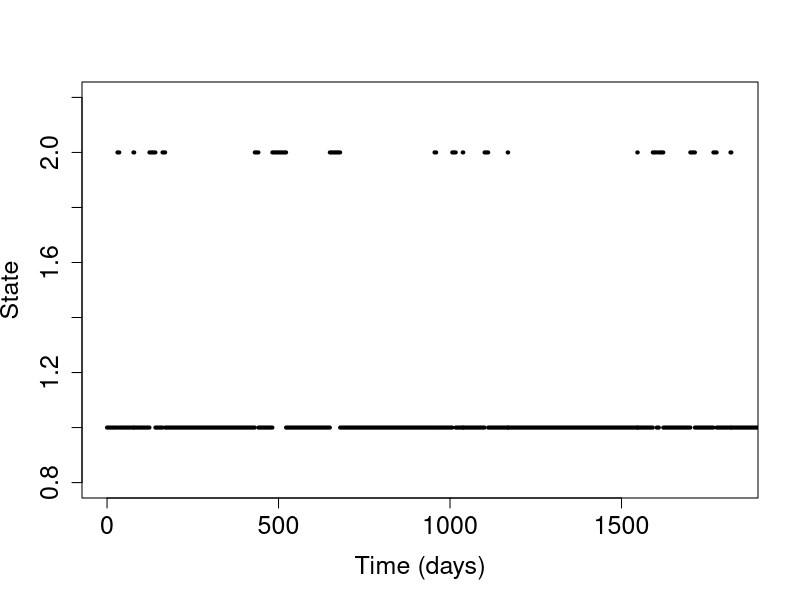

Write the R code that produced this figure.
#################
### Problem 1 ###
#################

### Problem 1c)

# Time period
days = 365; # Ignoring leap years
years = 5;

# Rates
lambda = 1/100;
mu = 1/7;
rates = c(lambda, mu);

# State (1: Susceptible, 2: Infected)
xVals = c(1); # 0: Start as susceptible
tTimes = c(0);

for (i in 1:(days*years)) {
    currState = xVals[i];
    sjTime = rexp(1, rate = rates[currState]);
    nextState = currState %% 2 + 1; # Switch state

    xVals = c(xVals, nextState);
    tTimes = c(tTimes, tail(tTimes,1)+sjTime);
}

# Plotting

plot(NULL, NULL, xlim = c(0, days*years), ylim = c(0.8, 2.2), xlab = "Time (days)", ylab = "State", cex.lab = 1.5, cex.axis = 1.5)
  for(i in 1:(length(xVals)-1)){
    lines(tTimes[i:(i+1)], rep(xVals[i], 2), lwd = 4)
  }
  lines(tail(tTimes, 1) + c(0,1), c(1,1), lwd = 4)